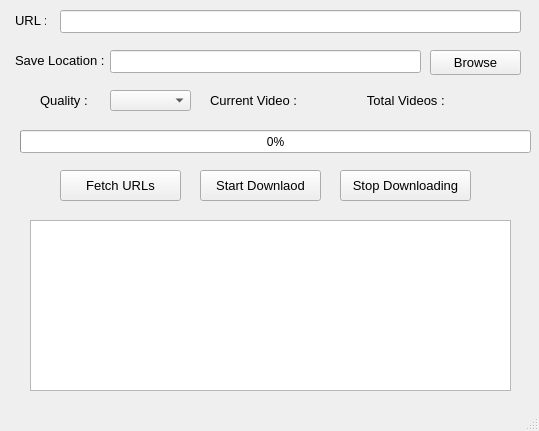
<?xml version="1.0" encoding="UTF-8"?>
<ui version="4.0">
 <class>MainWindow</class>
 <widget class="QMainWindow" name="MainWindow">
  <property name="geometry">
   <rect>
    <x>0</x>
    <y>0</y>
    <width>539</width>
    <height>431</height>
   </rect>
  </property>
  <property name="windowTitle">
   <string>Youtube Multi-Downloader</string>
  </property>
  <property name="styleSheet">
   <string notr="true"/>
  </property>
  <widget class="QWidget" name="centralwidget">
   <widget class="QLabel" name="url_label">
    <property name="geometry">
     <rect>
      <x>15</x>
      <y>10</y>
      <width>31</width>
      <height>21</height>
     </rect>
    </property>
    <property name="font">
     <font>
      <pointsize>10</pointsize>
     </font>
    </property>
    <property name="text">
     <string>URL :</string>
    </property>
   </widget>
   <widget class="QLineEdit" name="url_input">
    <property name="geometry">
     <rect>
      <x>60</x>
      <y>10</y>
      <width>461</width>
      <height>23</height>
     </rect>
    </property>
    <property name="toolTip">
     <string>&lt;html&gt;&lt;head/&gt;&lt;body&gt;&lt;p&gt;Place the video playlist url here&lt;/p&gt;&lt;/body&gt;&lt;/html&gt;</string>
    </property>
   </widget>
   <widget class="QLabel" name="location_label">
    <property name="geometry">
     <rect>
      <x>15</x>
      <y>50</y>
      <width>101</width>
      <height>21</height>
     </rect>
    </property>
    <property name="font">
     <font>
      <pointsize>10</pointsize>
     </font>
    </property>
    <property name="text">
     <string>Save Location : </string>
    </property>
   </widget>
   <widget class="QLineEdit" name="location_input">
    <property name="geometry">
     <rect>
      <x>110</x>
      <y>50</y>
      <width>311</width>
      <height>23</height>
     </rect>
    </property>
   </widget>
   <widget class="QPushButton" name="browse">
    <property name="geometry">
     <rect>
      <x>430</x>
      <y>50</y>
      <width>91</width>
      <height>25</height>
     </rect>
    </property>
    <property name="font">
     <font>
      <pointsize>10</pointsize>
     </font>
    </property>
    <property name="toolTip">
     <string>&lt;html&gt;&lt;head/&gt;&lt;body&gt;&lt;p&gt;Choose where do you want to save the playlist&lt;/p&gt;&lt;/body&gt;&lt;/html&gt;</string>
    </property>
    <property name="text">
     <string>Browse</string>
    </property>
   </widget>
   <widget class="QLabel" name="quality_label">
    <property name="geometry">
     <rect>
      <x>40</x>
      <y>85</y>
      <width>61</width>
      <height>31</height>
     </rect>
    </property>
    <property name="font">
     <font>
      <pointsize>10</pointsize>
     </font>
    </property>
    <property name="text">
     <string>Quality : </string>
    </property>
   </widget>
   <widget class="QComboBox" name="quality_comboBox">
    <property name="geometry">
     <rect>
      <x>110</x>
      <y>90</y>
      <width>81</width>
      <height>21</height>
     </rect>
    </property>
    <property name="toolTip">
     <string>&lt;html&gt;&lt;head/&gt;&lt;body&gt;&lt;p&gt;Pick the quality you want&lt;/p&gt;&lt;/body&gt;&lt;/html&gt;</string>
    </property>
   </widget>
   <widget class="QProgressBar" name="progressBar">
    <property name="geometry">
     <rect>
      <x>20</x>
      <y>130</y>
      <width>511</width>
      <height>23</height>
     </rect>
    </property>
    <property name="toolTip">
     <string>&lt;html&gt;&lt;head/&gt;&lt;body&gt;&lt;p&gt;the Prograss of downloading the videos&lt;/p&gt;&lt;/body&gt;&lt;/html&gt;</string>
    </property>
    <property name="value">
     <number>0</number>
    </property>
   </widget>
   <widget class="QLabel" name="current_video">
    <property name="geometry">
     <rect>
      <x>210</x>
      <y>90</y>
      <width>121</width>
      <height>21</height>
     </rect>
    </property>
    <property name="font">
     <font>
      <pointsize>10</pointsize>
     </font>
    </property>
    <property name="text">
     <string>Current Video : </string>
    </property>
   </widget>
   <widget class="QLabel" name="total_video">
    <property name="geometry">
     <rect>
      <x>360</x>
      <y>90</y>
      <width>121</width>
      <height>21</height>
     </rect>
    </property>
    <property name="font">
     <font>
      <pointsize>10</pointsize>
     </font>
    </property>
    <property name="text">
     <string>  Total Videos : </string>
    </property>
    <property name="scaledContents">
     <bool>false</bool>
    </property>
   </widget>
   <widget class="QPushButton" name="fetch_urls">
    <property name="geometry">
     <rect>
      <x>60</x>
      <y>170</y>
      <width>121</width>
      <height>31</height>
     </rect>
    </property>
    <property name="font">
     <font>
      <pointsize>10</pointsize>
     </font>
    </property>
    <property name="toolTip">
     <string>&lt;html&gt;&lt;head/&gt;&lt;body&gt;&lt;p&gt;get the urls from the playlist&lt;/p&gt;&lt;/body&gt;&lt;/html&gt;</string>
    </property>
    <property name="text">
     <string>Fetch URLs</string>
    </property>
   </widget>
   <widget class="QPushButton" name="start_download">
    <property name="geometry">
     <rect>
      <x>200</x>
      <y>170</y>
      <width>121</width>
      <height>31</height>
     </rect>
    </property>
    <property name="font">
     <font>
      <pointsize>10</pointsize>
     </font>
    </property>
    <property name="toolTip">
     <string>&lt;html&gt;&lt;head/&gt;&lt;body&gt;&lt;p&gt;start downloading the playlist of the videos&lt;/p&gt;&lt;/body&gt;&lt;/html&gt;</string>
    </property>
    <property name="autoFillBackground">
     <bool>false</bool>
    </property>
    <property name="styleSheet">
     <string notr="true"/>
    </property>
    <property name="text">
     <string>Start Downlaod</string>
    </property>
   </widget>
   <widget class="QPushButton" name="stop_downloading">
    <property name="geometry">
     <rect>
      <x>340</x>
      <y>170</y>
      <width>131</width>
      <height>31</height>
     </rect>
    </property>
    <property name="font">
     <font>
      <pointsize>10</pointsize>
     </font>
    </property>
    <property name="toolTip">
     <string>&lt;html&gt;&lt;head/&gt;&lt;body&gt;&lt;p&gt;Stop the process of downloading&lt;/p&gt;&lt;/body&gt;&lt;/html&gt;</string>
    </property>
    <property name="text">
     <string>Stop Downloading</string>
    </property>
   </widget>
   <widget class="QTextBrowser" name="status_box">
    <property name="geometry">
     <rect>
      <x>30</x>
      <y>220</y>
      <width>481</width>
      <height>171</height>
     </rect>
    </property>
    <property name="font">
     <font>
      <pointsize>8</pointsize>
     </font>
    </property>
   </widget>
  </widget>
  <widget class="QMenuBar" name="menubar">
   <property name="geometry">
    <rect>
     <x>0</x>
     <y>0</y>
     <width>539</width>
     <height>21</height>
    </rect>
   </property>
  </widget>
  <widget class="QStatusBar" name="statusbar"/>
 </widget>
 <resources/>
 <connections/>
</ui>
